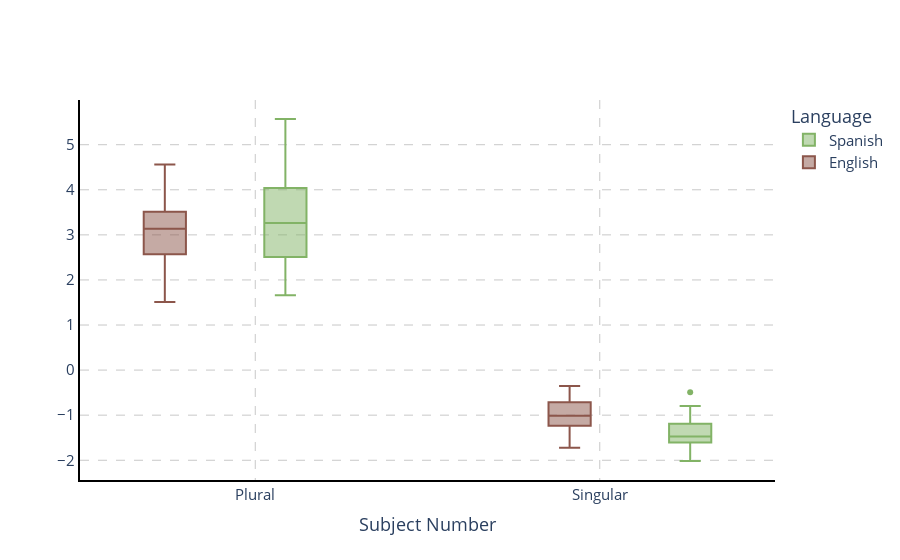

Notebook code cell kept with this figure:
### Code cell
import plotly.express as px
import plotly.graph_objects as go

from plotly.subplots import make_subplots

fig = make_subplots(rows=1, cols=1)

df = pd.DataFrame.from_dict(lang_per_number_dict['English'])
#fig = px.box(df, title=f'',color='Plural')
fig.add_trace(go.Box(y=lang_per_number_dict['English']['Plural'],
                    x=['Plural']*len(lang_per_number_dict['English']['Plural']),
                    marker_color=eng_color,
                    showlegend=True,
                    name='English'))
                    
fig.add_trace(go.Box(y=lang_per_number_dict['English']['Singular'],
                    x=['Singular']*len(lang_per_number_dict['English']['Plural']),
                    marker_color=eng_color,
                    showlegend=False))

fig.add_trace(go.Box(y=lang_per_number_dict['Spanish']['Plural'],
                    x=['Plural']*len(lang_per_number_dict['Spanish']['Plural']),
                    marker_color=spa_color,
                    showlegend=False))
fig.add_trace(go.Box(y=lang_per_number_dict['Spanish']['Singular'],
                    x=['Singular']*len(lang_per_number_dict['Spanish']['Singular']),
                    marker_color=spa_color,
                    name='Spanish'))

fig.update_layout(
    xaxis_title="Subject Number", yaxis_title="",
    legend_title_text='Language',
    font=dict(
        size=15,  # Set the font size here
    ),
    boxmode='group'
)
fig.update_layout(legend_traceorder="reversed")

fig = paper_plot(fig, tickangle=0)
fig.show()
pio.write_image(fig, f'{images_dir}/both_MLP{MLP_layer}_neuron{MLP_neuron}_act_subj_num.pdf',scale=5, width=550, height=350)

### Figure 1 — Plotly figure (JSON) as saved in the notebook; plotly's stock layout.template omitted (floating-point values rounded to 4 significant figures)
{"data": [{"marker": {"color": "rgb(140, 86, 75)"}, "name": "English", "showlegend": true, "type": "box", "x": ["Plural", "Plural", "Plural", "Plural", "Plural", "Plural", "Plural", "Plural", "Plural", "Plural", "Plural", "Plural", "Plural", "Plural", "Plural", "Plural", "Plural", "Plural", "Plural", "Plural", "Plural", "Plural", "Plural", "Plural", "Plural", "Plural", "Plural", "Plural", "Plural", "Plural", "Plural", "Plural", "Plural", "Plural", "Plural", "Plural", "Plural", "Plural", "Plural", "Plural", "Plural", "Plural", "Plural", "Plural", "Plural", "Plural", "Plural", "Plural"], "y": [2.47, 2.207, 2.848, 3.468, 3.552, 2.54, 3.047, 3.631, 1.74, 4.046, 3.616, 2.928, 2.401, 3.05, 3.244, 3.92, 3.15, 3.934, 4.559, 1.948, 3.108, 3.18, 3.257, 3.599, 3.233, 3.147, 3.653, 1.9, 2.099, 3.12, 3.095, 1.512, 3.898, 3.251, 3.603, 3.462, 2.407, 2.599, 3.889, 3.084, 2.121, 3.235, 2.785, 3.022, 3.382, 3.003, 3.176, 2.469]}, {"marker": {"color": "rgb(140, 86, 75)"}, "showlegend": false, "type": "box", "x": ["Singular", "Singular", "Singular", "Singular", "Singular", "Singular", "Singular", "Singular", "Singular", "Singular", "Singular", "Singular", "Singular", "Singular", "Singular", "Singular", "Singular", "Singular", "Singular", "Singular", "Singular", "Singular", "Singular", "Singular", "Singular", "Singular", "Singular", "Singular", "Singular", "Singular", "Singular", "Singular", "Singular", "Singular", "Singular", "Singular", "Singular", "Singular", "Singular", "Singular", "Singular", "Singular", "Singular", "Singular", "Singular", "Singular", "Singular", "Singular"], "y": [-1.23, -0.9807, -0.9506, -0.4946, -1.235, -0.9278, -0.9901, -0.9025, -1.077, -0.4596, -0.9934, -1.164, -1.328, -1.238, -0.5386, -1.226, -1.3, -1.22, -1.319, -1.195, -1.139, -0.4058, -0.6255, -1.37, -0.3537, -0.9504, -0.9657, -1.114, -1.169, -0.9583, -0.6009, -0.6532, -0.9998, -0.5217, -1.723, -1.656, -0.3546, -0.9747, -1.441, -1.485, -1.48, -1.439, -1.026, -0.7791, -0.498, -1.299, -0.4598, -1.202]}, {"marker": {"color": "rgb(130, 179, 102)"}, "showlegend": false, "type": "box", "x": ["Plural", "Plural", "Plural", "Plural", "Plural", "Plural", "Plural", "Plural", "Plural", "Plural", "Plural", "Plural", "Plural", "Plural", "Plural", "Plural", "Plural", "Plural", "Plural", "Plural", "Plural", "Plural", "Plural", "Plural", "Plural", "Plural", "Plural", "Plural", "Plural", "Plural", "Plural", "Plural", "Plural", "Plural", "Plural", "Plural", "Plural", "Plural", "Plural", "Plural", "Plural", "Plural", "Plural", "Plural", "Plural", "Plural", "Plural", "Plural"], "y": [3.818, 4.448, 2.475, 1.97, 3.679, 3.94, 2.277, 3.005, 4.36, 3.991, 3.412, 2.803, 2.458, 2.043, 1.659, 1.659, 3.238, 5.524, 4.091, 4.45, 2.856, 3.292, 3.783, 2.801, 3.833, 2.533, 2.48, 1.754, 4.027, 4.633, 4.049, 3.35, 4.053, 2.276, 5.57, 3.481, 3.015, 4.331, 3.136, 1.824, 2.973, 1.853, 2.732, 4.219, 5.109, 2.941, 2.794, 3.859]}, {"marker": {"color": "rgb(130, 179, 102)"}, "name": "Spanish", "type": "box", "x": ["Singular", "Singular", "Singular", "Singular", "Singular", "Singular", "Singular", "Singular", "Singular", "Singular", "Singular", "Singular", "Singular", "Singular", "Singular", "Singular", "Singular", "Singular", "Singular", "Singular", "Singular", "Singular", "Singular", "Singular", "Singular", "Singular", "Singular", "Singular", "Singular", "Singular", "Singular", "Singular", "Singular", "Singular", "Singular", "Singular", "Singular", "Singular", "Singular", "Singular", "Singular", "Singular", "Singular", "Singular", "Singular", "Singular", "Singular", "Singular"], "y": [-1.431, -1.343, -1.35, -1.916, -1.607, -1.299, -1.613, -0.9768, -1.878, -0.4905, -1.293, -1.715, -1.523, -1.803, -1.479, -1.477, -1.557, -1.225, -1.023, -1.73, -1.158, -0.9406, -1.133, -1.581, -1.039, -1.62, -1.559, -2.017, -1.59, -1.374, -1.303, -1.473, -0.9263, -0.8636, -1.513, -1.452, -2.004, -1.513, -1.0, -1.074, -1.623, -1.543, -1.371, -1.513, -0.798, -1.608, -1.695, -1.444]}], "layout": {"boxmode": "group", "font": {"size": 15}, "legend": {"title": {"text": "Language"}, "traceorder": "reversed"}, "xaxis": {"anchor": "y", "domain": [0, 1], "gridcolor": "rgb(200,200,200)", "griddash": "dash", "linecolor": "black", "linewidth": 2, "showline": true, "tickangle": 0, "title": {"text": "Subject Number"}, "zeroline": false}, "yaxis": {"anchor": "x", "domain": [0, 1], "gridcolor": "rgb(200,200,200)", "griddash": "dash", "linecolor": "black", "linewidth": 2, "showline": true, "title": {"text": ""}, "zeroline": false}}}
